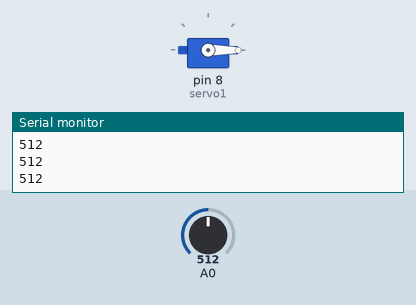
The sketch below on a simulated Arduino Uno, built with avr-gcc and run on an emulated ATmega328P. On the bench: servo, the last lines printed to the serial monitor. Inputs (shaded band) come from the test bench; at power-on: A0 = 512.

Above: at 1.2 s.
1.3 s: A0 set to 268
2.8 s: A0 set to 232
At 4.0 s:
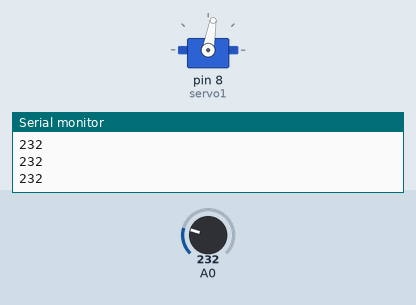
4.3 s: A0 set to 260
At 5.3 s:
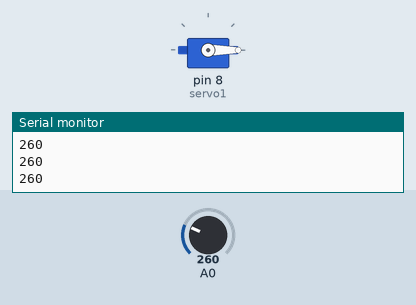
5.8 s: A0 set to 240
At 6.5 s:
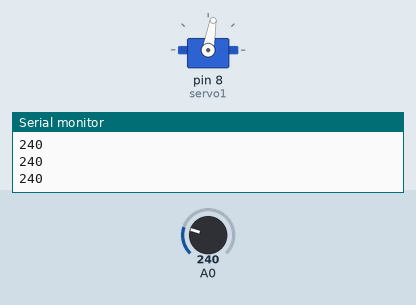
Timing chart, 0 to 8.3 s (numbered marks = the images above; inputs shaded):
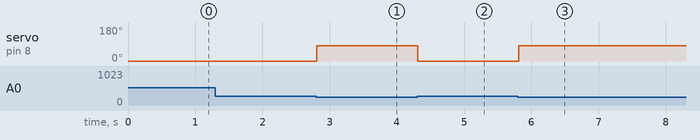

The sketch:

Servo_en_90.ino
```cpp
#include <Servo.h>

Servo servo1; //Creación del objeto del servo

int ang=0;  //Angulo
int con=1; //Contador

void setup(){
servo1.attach(8);
Serial.begin(9600);
}

void loop(){
  //DE 0 a 80
  int a=analogRead(A0);
Serial.println(a);
if(a>100&&a<250){
servo1.write(80);
}
else{
servo1.write(0); //envía posicion del servomotorz
}
}
```

Measured:
- the behaviour switches between 250 and 249 on A0 (found by bisection; images 0 and 1)
- after the input at 2.8 s, servo on pin 8 (servo1): 0° → 80° at once
- after the input at 4.3 s, servo on pin 8 (servo1): 80° → 0° at once
- after the input at 5.8 s, servo on pin 8 (servo1): 0° → 80° at once
